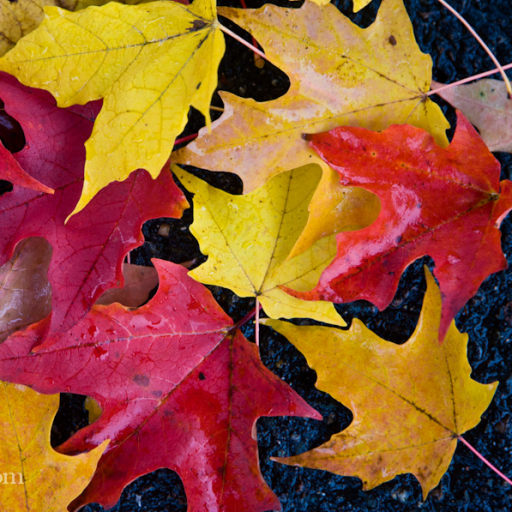
#> input picture images/leaves.png, 512 x 512 px
$ python 05_border_types.py
#> lines starting #> are read from the running program, lines starting #| are printed output that depends on the picture
###############################################################################
#                   BASICS 0.5: Border Types in OpenCV                        #
#                              by: Todd Farr                                  #
###############################################################################

# imports
import numpy as np
import cv2
import matplotlib.pyplot as plt

###################################################################### OVERVIEW
# Border types will be very important when filtering images as in order to keep
# the resulting image the same size because the filters extend over the edges of
# the image.  This .py file explores the various border types

# read in image
img = cv2.imread('images/leaves.png')
#> img is the input picture: shape (512, 512, 3); mean B, G, R 48.3, 85.7, 150.8
red = [255, 0, 0] # contant border color


################################################################### BORDER TYPES
# border types and a breif description
#
# cv2.BORDER_REPLICATE - Last element is replicated throughout for the total
# width specified, for example:  11111|1234567|777777
#
# cv2.BORDER_REFLECT - Border will be mirror reflection of the elements near
# the edges, for example : 54321|1234567|76543
#
# cv2.BORDER_REFLECT_101 or cv2.BORDER_DEFAULT - Similar to cv2.BORDER_REFLECT
# but, the value at the edge is not refelcted, for example: 65432|1234567|65432
#
# cv2.BORDER_WRAP - Pulls the border from the opposite edge. It will look like
# this : 34567|1234567|12345
#
# cv2.BORDER_CONSTANT - Adds a constant colored border. The value in RGB or BGR
# should be given as next argument. In this case Red [255, 0, 0]
replicate = cv2.copyMakeBorder(img,75,75,75,75,cv2.BORDER_REPLICATE)
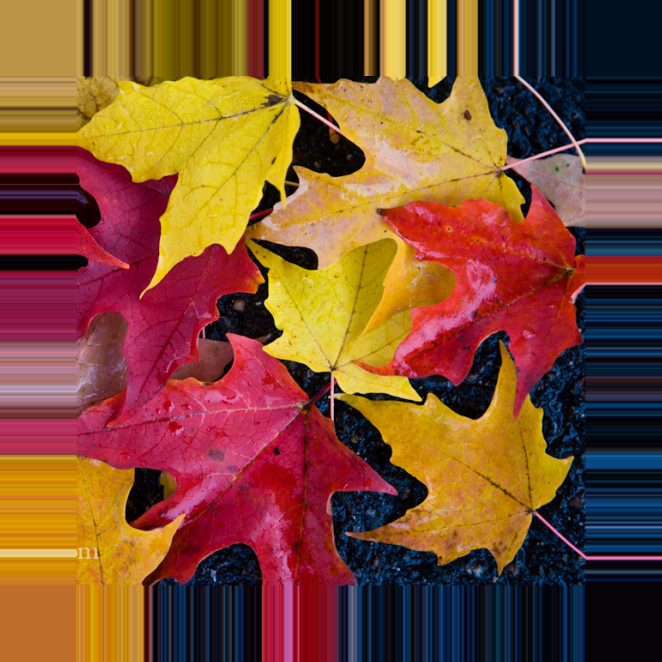
#> replicate: shape (662, 662, 3); mean B, G, R 48.3, 76.5, 126.5
reflect = cv2.copyMakeBorder(img,75,75,75,75,cv2.BORDER_REFLECT)
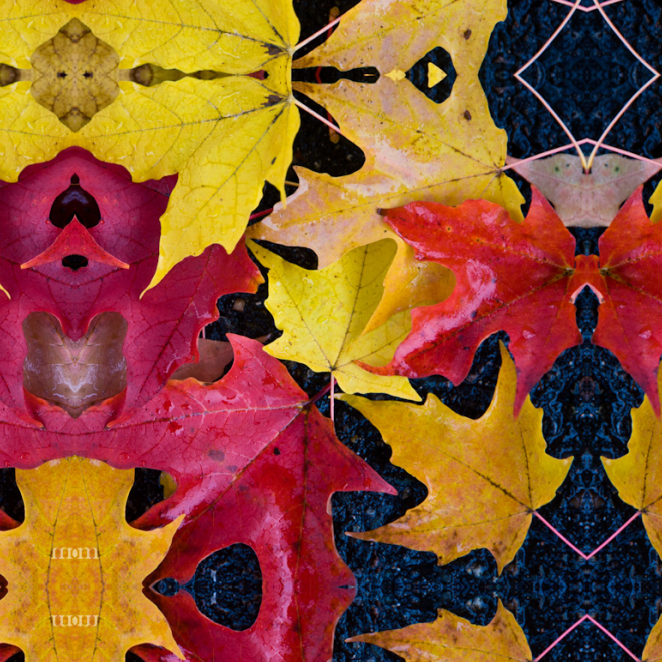
#> reflect: shape (662, 662, 3); mean B, G, R 46.9, 84, 141.6
reflect_101 = cv2.copyMakeBorder(img,75,75,75,75,cv2.BORDER_REFLECT_101)
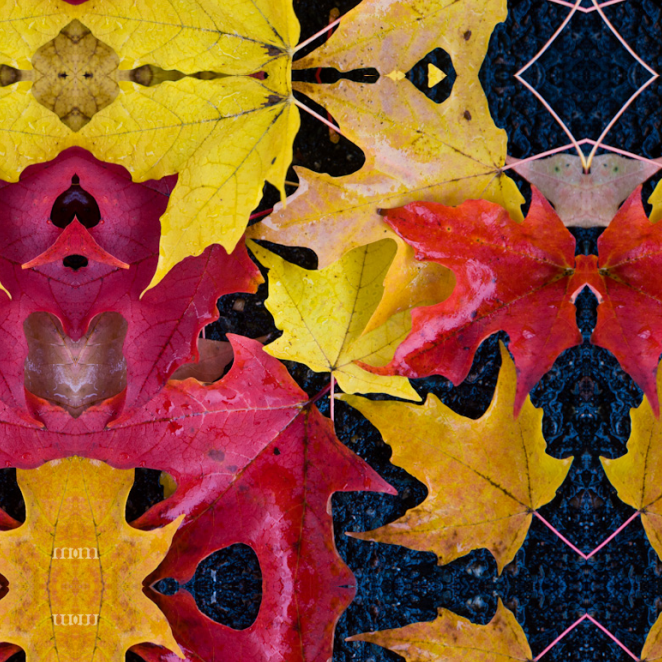
#> reflect_101: shape (662, 662, 3); mean B, G, R 46.8, 84.1, 141.9
wrap = cv2.copyMakeBorder(img,75,75,75,75,cv2.BORDER_WRAP)
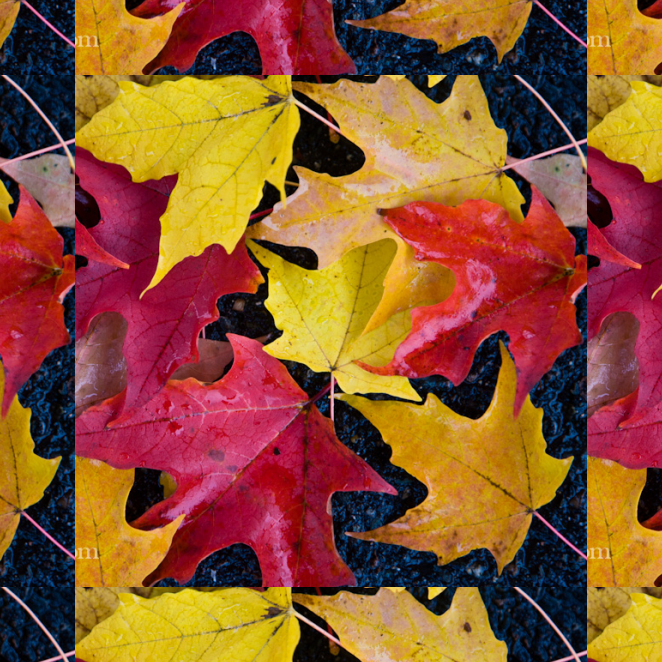
#> wrap: shape (662, 662, 3); mean B, G, R 46.9, 84, 141.6
constant= cv2.copyMakeBorder(img,75,75,75,75,cv2.BORDER_CONSTANT, value=red)
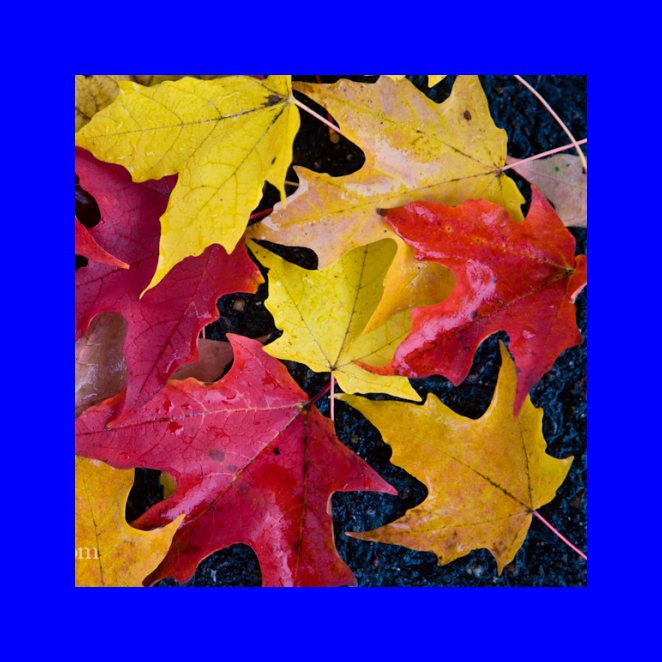
#> constant: shape (662, 662, 3); mean B, G, R 131.4, 51.3, 90.2

# because matplotlib expects RGB images and openCV reads as BGR
img_rgb = cv2.cvtColor(img, cv2.COLOR_BGR2RGB)
replicate_rgb = cv2.cvtColor(replicate, cv2.COLOR_BGR2RGB)
reflect_rgb = cv2.cvtColor(reflect, cv2.COLOR_BGR2RGB)
reflect_101_rgb = cv2.cvtColor(reflect_101, cv2.COLOR_BGR2RGB)
wrap_rgb = cv2.cvtColor(wrap, cv2.COLOR_BGR2RGB)
constant_rgb = cv2.cvtColor(constant, cv2.COLOR_BGR2RGB)

# plot the images with borders
plt.subplot(231), plt.imshow(img_rgb), plt.title('ORIGINAL')
plt.xticks([]), plt.yticks([])
plt.subplot(232), plt.imshow(replicate_rgb), plt.title('REPLICATE')
plt.xticks([]), plt.yticks([])
plt.subplot(233), plt.imshow(reflect_rgb), plt.title('REFLECT')
plt.xticks([]), plt.yticks([])
plt.subplot(234), plt.imshow(reflect_101_rgb), plt.title('REFLECT_101')
plt.xticks([]), plt.yticks([])
plt.subplot(235), plt.imshow(wrap_rgb), plt.title('WRAP')
plt.xticks([]), plt.yticks([])
plt.subplot(236), plt.imshow(constant_rgb), plt.title('CONSTANT')
plt.xticks([]), plt.yticks([])

plt.show()

# NOTE: The Reflection is prefered if you want to keep the image the same around
# the edges.  This is because it's the most likely to avoid a hard boundary.

$ run again, with images/bicycle.png copied over images/leaves.png
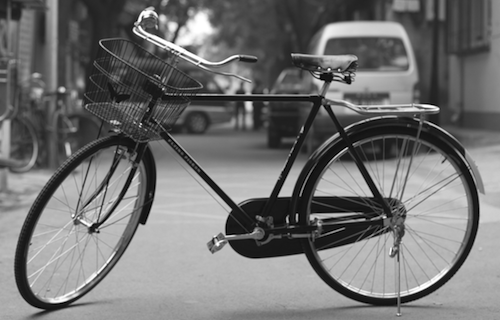
#> input picture images/bicycle.png, 500 x 320 px
#> img is the input picture: shape (320, 500, 3); min 0, max 255, mean 114.2
#> `wrap = cv2.copyMakeBorder(img,75,75,75,75,cv2.BORDER_WRAP)`:
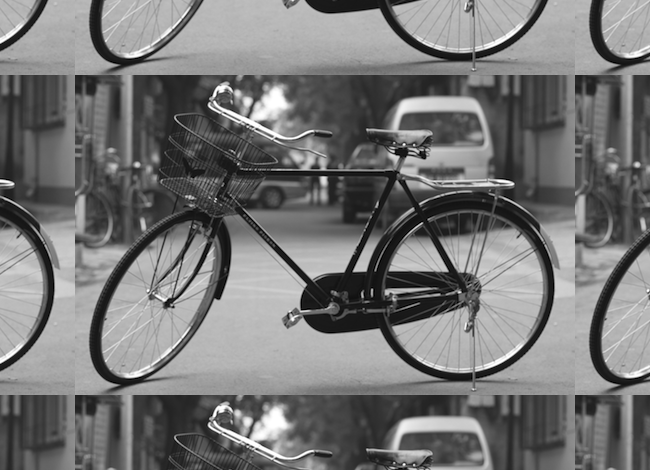
#> wrap: shape (470, 650, 3); min 0, max 255, mean 117.5
#> `constant= cv2.copyMakeBorder(img,75,75,75,75,cv2.BORDER_CONSTANT, valu..`:
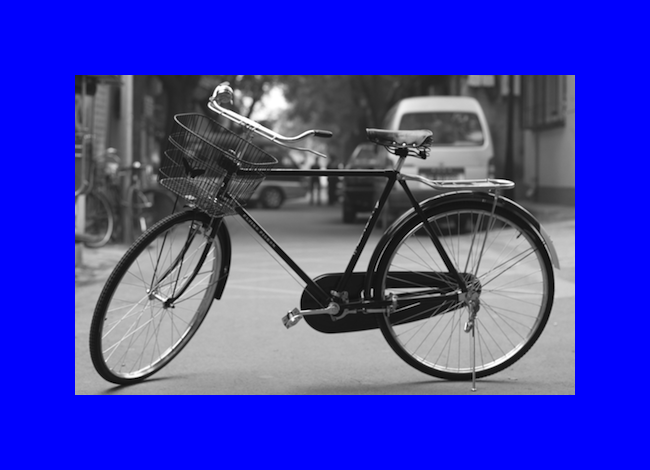
#> constant: shape (470, 650, 3); mean B, G, R 181.2, 59.8, 59.8
